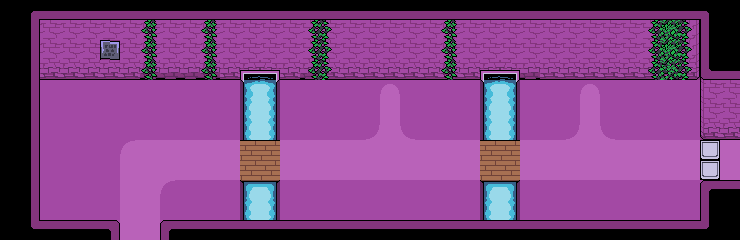

Tiled map render using the project's own tile images. Description and the whole map definition, tile-layer contents included, below:
An orthogonal 37x12 tile map with 20x20 px tiles, 2 tile layers (Tile Layer 1, Tile Layer 2), 5 tilesets and 22 objects (3x wallswitch, 2x tornote, 2x spikes, 2x door, start, ...).

<map version="1.4" tiledversion="1.4.3" orientation="orthogonal" renderorder="right-down" width="37" height="12" tilewidth="20" tileheight="20" infinite="0" nextlayerid="8" nextobjectid="342">
 <editorsettings>
  <export target="tiledata.lua" format="lua" />
 </editorsettings>
 <tileset firstgid="1" source="../../Tilesets/ruins1.tsx" />
 <tileset firstgid="153" source="../../Tilesets/ruins2.tsx" />
 <tileset firstgid="257" source="../../Tilesets/ruins3.tsx" />
 <tileset firstgid="329" source="../../Tilesets/ruins4.tsx" />
 <tileset firstgid="369" source="../../Tilesets/ruins_water.tsx" />
 <layer id="1" name="Tile Layer 1" width="37" height="12">
  <data encoding="csv">
163,30,23,23,23,23,23,23,23,23,23,23,23,23,23,23,23,23,23,23,23,23,23,23,23,23,23,23,23,23,23,23,23,23,23,31,15,
163,16,331,331,331,331,331,331,331,331,331,331,331,331,331,331,331,331,331,331,331,331,331,331,331,331,331,331,331,331,331,331,331,32,59,14,15,
163,16,331,331,331,309,331,331,331,331,331,331,331,331,331,331,331,331,331,331,331,331,331,331,331,331,331,331,331,331,331,331,331,32,59,14,15,
163,16,339,339,339,339,339,66,66,66,66,339,399,401,339,66,339,339,339,339,339,339,339,339,399,401,66,339,339,339,339,339,339,339,340,22,23,
163,16,17,17,17,17,17,17,17,17,17,17,384,386,17,17,17,17,17,188,17,17,17,17,384,386,17,17,17,188,17,17,17,17,17,330,331,
163,16,17,17,17,17,17,17,17,17,17,17,372,373,17,17,17,17,17,162,17,17,17,17,372,373,17,17,17,162,17,17,17,17,17,330,331,
163,16,17,17,17,17,17,17,17,17,17,17,372,373,17,17,17,17,168,162,167,17,17,17,372,373,17,17,168,162,167,17,17,17,17,338,339,
163,16,17,17,17,17,173,162,162,162,162,162,73,73,162,162,162,162,162,162,162,162,162,162,73,73,162,162,162,162,162,162,162,162,162,120,162,
163,16,17,17,17,17,162,162,162,162,162,162,74,74,162,162,162,162,162,162,162,162,162,162,74,74,162,162,162,162,162,162,162,162,162,120,162,
163,16,17,17,17,17,162,162,159,17,17,17,369,371,17,17,17,17,17,17,17,17,17,17,369,371,17,17,17,17,17,17,17,17,17,6,335,
163,16,17,17,17,17,162,162,17,17,17,17,372,373,17,17,17,17,17,17,17,17,17,17,372,373,17,17,17,17,17,17,17,17,17,14,15,
163,38,335,335,335,336,162,162,334,335,335,335,335,335,335,335,335,335,335,335,335,335,335,335,335,335,335,335,335,335,335,335,335,335,335,367,15
</data>
 </layer>
 <layer id="7" name="Tile Layer 2" width="37" height="12">
  <data encoding="csv">
0,0,0,0,0,0,0,0,0,0,0,0,0,0,0,0,0,0,0,0,0,0,0,0,0,0,0,0,0,0,0,0,0,0,0,0,0,
0,0,0,0,0,0,0,87,0,0,87,0,0,0,0,93,96,0,0,0,0,0,87,0,0,0,0,0,0,0,0,0,93,95,96,0,0,
0,0,0,0,0,0,0,87,0,0,87,0,0,0,0,93,96,0,0,0,0,0,87,0,0,0,0,0,0,0,0,0,93,95,96,0,0,
0,0,0,0,0,0,0,87,0,0,87,0,0,0,0,93,96,0,0,0,0,0,87,0,0,0,0,0,0,0,0,0,93,94,96,0,0,
0,0,0,0,0,0,0,0,0,0,0,0,0,0,0,0,0,0,0,0,0,0,0,0,0,0,0,0,0,0,0,0,0,0,0,0,0,
0,0,0,0,0,0,0,0,0,0,0,0,0,0,0,0,0,0,0,0,0,0,0,0,0,0,0,0,0,0,0,0,0,0,0,0,0,
0,0,0,0,0,0,0,0,0,0,0,0,0,0,0,0,0,0,0,0,0,0,0,0,0,0,0,0,0,0,0,0,0,0,0,0,0,
0,0,0,0,0,0,0,0,0,0,0,0,0,0,0,0,0,0,0,0,0,0,0,0,0,0,0,0,0,0,0,0,0,0,0,0,0,
0,0,0,0,0,0,0,0,0,0,0,0,0,0,0,0,0,0,0,0,0,0,0,0,0,0,0,0,0,0,0,0,0,0,0,0,0,
0,0,0,0,0,0,0,0,0,0,0,0,0,0,0,0,0,0,0,0,0,0,0,0,0,0,0,0,0,0,0,0,0,0,0,0,0,
0,0,0,0,0,0,0,0,0,0,0,0,0,0,0,0,0,0,0,0,0,0,0,0,0,0,0,0,0,0,0,0,0,0,0,0,0,
0,0,0,0,0,0,0,0,0,0,0,0,0,0,0,0,0,0,0,0,0,0,0,0,0,0,0,0,0,0,0,0,0,0,0,0,0
</data>
 </layer>
 <objectgroup id="4" name="collision" visible="0">
  <object id="311" x="160" y="220" width="540" height="20" />
  <object id="312" x="700" y="180" width="40" height="40" />
  <object id="313" x="700" y="80" width="40" height="60" />
  <object id="314" x="40" y="60" width="660" height="20" />
  <object id="315" x="240" y="80" width="40" height="60" />
  <object id="316" x="240" y="180" width="40" height="40" />
  <object id="319" x="480" y="80" width="40" height="60" />
  <object id="320" x="480" y="180" width="40" height="40" />
  <object id="323" x="20" y="80" width="20" height="140" />
  <object id="324" x="40" y="220" width="80" height="20" />
  <object id="328" name="wallswitch" x="594.625" y="59" width="7" height="15" />
 </objectgroup>
 <objectgroup id="5" name="events">
  <object id="309" name="start" x="140" y="200" />
  <object id="326" name="wallswitch" x="392" y="60" width="7" height="15" />
  <object id="327" name="wallswitch" x="592" y="60" width="7" height="15" />
  <object id="329" name="fakewallswitch" x="630" y="60" width="7" height="15" />
  <object id="330" name="tornote" x="357" y="40" width="37" height="27">
   <properties>
    <property name="text" value="Please press this switch.\r\r          - TORIEL" />
   </properties>
  </object>
  <object id="332" name="tornote" x="555" y="40" width="37" height="27">
   <properties>
    <property name="text" value="Please press this switch\rtoo.\r          - TORIEL" />
   </properties>
  </object>
  <object id="333" name="spikes" x="700" y="140" width="20" height="20" />
  <object id="335" name="spikes" x="700" y="160" width="20" height="20" />
  <object id="339" name="readable" x="100" y="60" width="20" height="20">
   <properties>
    <property name="text" value="Stay on the path." />
   </properties>
  </object>
  <object id="340" name="door" x="140" y="220" width="20" height="20">
   <properties>
    <property name="map" value="ruins2" />
    <property name="x" type="int" value="130" />
    <property name="y" type="int" value="140" />
   </properties>
  </object>
  <object id="341" name="door" x="120" y="220" width="20" height="20">
   <properties>
    <property name="map" value="ruins2" />
    <property name="x" type="int" value="130" />
    <property name="y" type="int" value="140" />
   </properties>
  </object>
 </objectgroup>
</map>